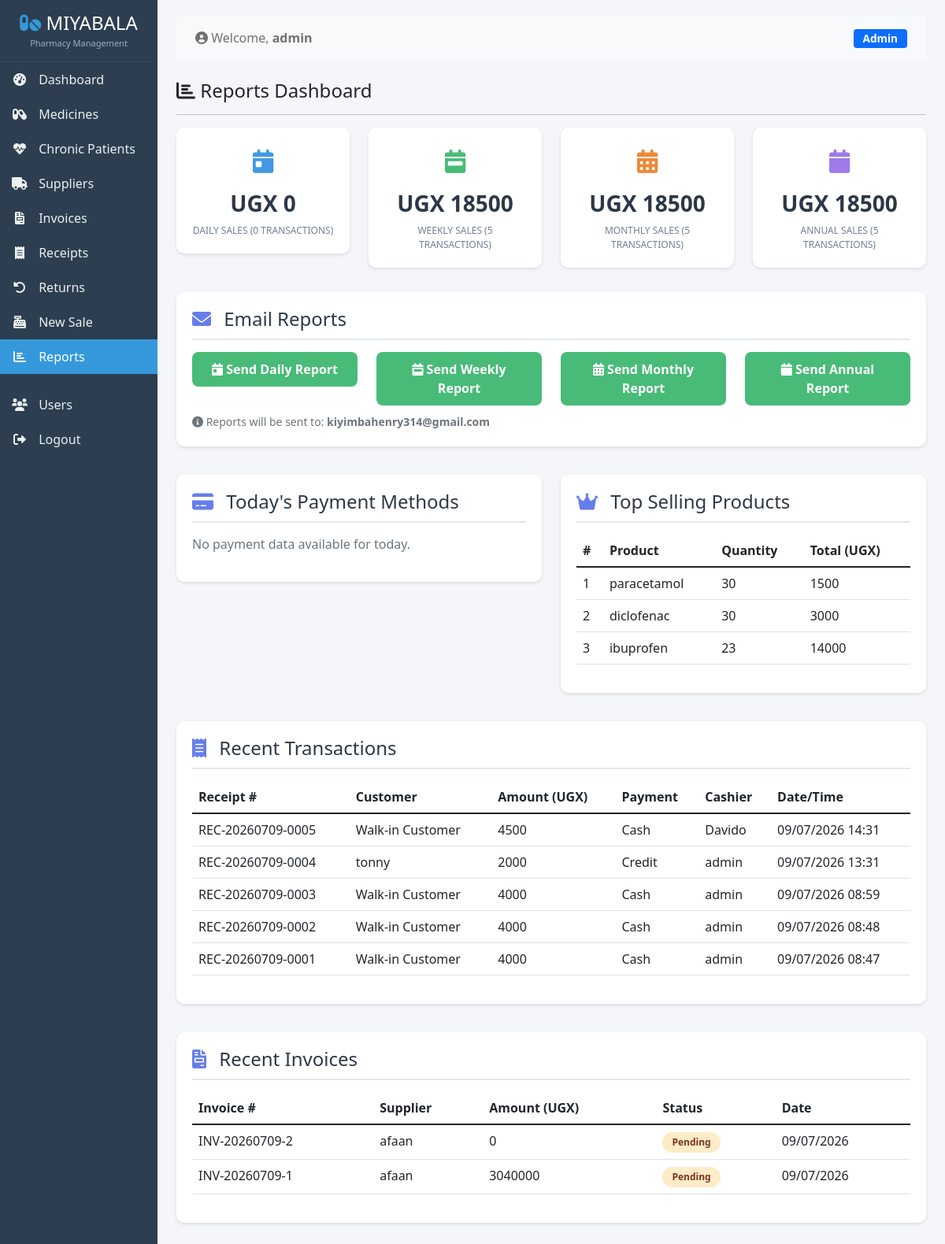
Page /reports/ (signed in) on the earlier database version.
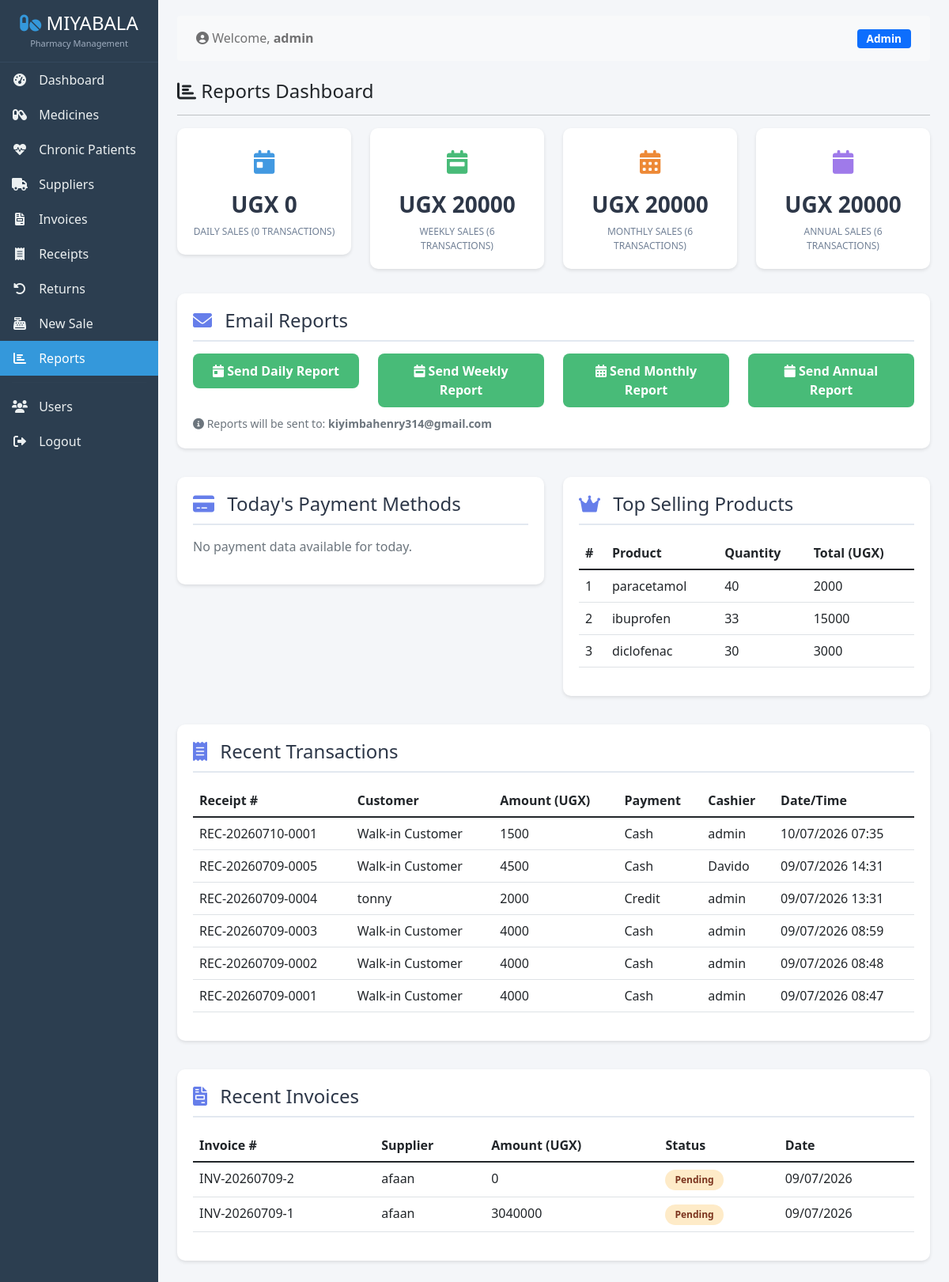
Same page on the later database version.
### stock/models.py (models this page shows, shortened)
class Receipt(models.Model):
    receipt_number = models.CharField(max_length=50, unique=True)
    sale = models.ForeignKey(Sale, on_delete=models.CASCADE, related_name='receipts', null=True, blank=True)
    customer_name = models.CharField(max_length=200, blank=True, null=True)
    customer_phone = models.CharField(max_length=20, blank=True, null=True)
    total_amount = models.DecimalField(max_digits=12, decimal_places=2, default=0)
    amount_paid = models.DecimalField(max_digits=12, decimal_places=2, default=0)
    change_due = models.DecimalField(max_digits=12, decimal_places=2, default=0)
    payment_method = models.CharField(max_length=50, default='cash')
    items = models.JSONField(default=list)  # Store items as JSON
    created_at = models.DateTimeField(auto_now_add=True)
    created_by = models.ForeignKey(User, on_delete=models.SET_NULL, null=True, related_name='receipts_created')
    is_printed = models.BooleanField(default=False)
    printed_at = models.DateTimeField(null=True, blank=True)
    class Meta:
        ordering = ['-created_at']
        indexes = [
            models.Index(fields=['receipt_number']),
            models.Index(fields=['created_at']),
        ]

class Invoice(models.Model):
    STATUS_CHOICES = [
        ('draft', 'Draft'),
        ('pending', 'Pending'),
        ('paid', 'Paid'),
        ('canceled', 'Canceled'),
    ]
    PAYMENT_MODE_CHOICES = [
        ('cash', 'Cash'),
        ('credit', 'Credit'),
    ]
    invoice_number = models.CharField(max_length=50, unique=True)
    supplier = models.ForeignKey(Supplier, on_delete=models.PROTECT, related_name='invoices')
    invoice_date = models.DateField()
    due_date = models.DateField(blank=True, null=True)
    total_amount = models.DecimalField(max_digits=12, decimal_places=2, default=0)
    total_items = models.PositiveIntegerField(default=0, help_text="Total number of items on this invoice")
    paid_amount = models.DecimalField(max_digits=12, decimal_places=2, default=0)
    status = models.CharField(max_length=20, choices=STATUS_CHOICES, default='pending')
    payment_mode = models.CharField(max_length=10, choices=PAYMENT_MODE_CHOICES, default='cash')
    notes = models.TextField(blank=True, null=True)
    created_at = models.DateTimeField(auto_now_add=True)
    updated_at = models.DateTimeField(auto_now=True)
    created_by = models.ForeignKey(User, on_delete=models.SET_NULL, null=True, related_name='invoices_created')
    class Meta:
        ordering = ['-invoice_date', 'created_at']

class Supplier(models.Model):
    name = models.CharField(max_length=200)
    contact_person = models.CharField(max_length=50, blank=True, null=True)
    email = models.EmailField(blank=True, null=True)
    phone = models.CharField(max_length=20, blank=True, null=True)
    address = models.TextField(blank=True, null=True)
    tax_id = models.CharField(max_length=50, blank=True, null=True)
    created_at = models.DateTimeField(auto_now_add=True)
    updated_at = models.DateTimeField(auto_now=True)
    created_by = models.ForeignKey(User, on_delete=models.SET_NULL, null=True, related_name='suppliers_created')
    class Meta:
        ordering = ["name"]

### stock/views.py (the view)
# urls.py: path('reports/', views.reports_dashboard, name='reports_dashboard'),
@login_required
def reports_dashboard(request):
    today = timezone.now().date()
    week_start = today - timedelta(days=today.weekday())
    month_start = today.replace(day=1)
    year_start = today.replace(month=1, day=1)
    daily_receipts = Receipt.objects.filter(created_at__date=today)
    daily_total = daily_receipts.aggregate(Sum('total_amount'))['total_amount__sum'] or 0
    daily_count = daily_receipts.count()
    weekly_receipts = Receipt.objects.filter(created_at__date__gte=week_start, created_at__date__lte=today)
    weekly_total = weekly_receipts.aggregate(Sum('total_amount'))['total_amount__sum'] or 0
    weekly_count = weekly_receipts.count()
    monthly_receipts = Receipt.objects.filter(created_at__date__gte=month_start, created_at__date__lte=today)
    monthly_total = monthly_receipts.aggregate(Sum('total_amount'))['total_amount__sum'] or 0
    monthly_count = monthly_receipts.count()
    annual_receipts = Receipt.objects.filter(created_at__date__gte=year_start, created_at__date__lte=today)
    annual_total = annual_receipts.aggregate(Sum('total_amount'))['total_amount__sum'] or 0
    annual_count = annual_receipts.count()
    recent_receipts = Receipt.objects.all().order_by('-created_at')[:20]
    recent_invoices = Invoice.objects.all().order_by('-created_at')[:10]
    payment_breakdown = daily_receipts.values('payment_method').annotate(
        total=Sum('total_amount'),
        count=Count('id')
    )
    top_drugs = []
    for receipt in Receipt.objects.all()[:100]:
        if receipt.items:
            for item in receipt.items:
                top_drugs.append({
                    'name': item.get('drug_name', 'Unknown'),
                    'quantity': item.get('quantity', 0),
                    'total': item.get('total', 0)
                })
    drug_summary = {}
    for drug in top_drugs:
        name = drug['name']
        if name in drug_summary:
            drug_summary[name]['quantity'] += drug['quantity']
            drug_summary[name]['total'] += drug['total']
        else:
            drug_summary[name] = {'quantity': drug['quantity'], 'total': drug['total']}
    top_selling = sorted(drug_summary.items(), key=lambda x: x[1]['quantity'], reverse=True)[:10]
    context = {
        'daily_total': daily_total,
        'daily_count': daily_count,
        'weekly_total': weekly_total,
        'weekly_count': weekly_count,
        'monthly_total': monthly_total,
        'monthly_count': monthly_count,
        'annual_total': annual_total,
        'annual_count': annual_count,
        'recent_receipts': recent_receipts,
        'recent_invoices': recent_invoices,
        'payment_breakdown': payment_breakdown,
        'top_selling': top_selling,
        'today': today,
        'week_start': week_start,
        'month_start': month_start,
        'year_start': year_start,
    }
    return render(request, 'stock/reports_dashboard.html', context)

### stock/templates/stock/reports_dashboard.html (shortened to what the changed rows need)
{% extends 'stock/base.html' %}
{% load static %}
{% block content %}
<div class="row">
    <div class="col-md-3">
        <div class="report-stat weekly">
            <div class="icon"><i class="fas fa-calendar-week"></i></div>
            <div class="number">UGX {{ weekly_total|floatformat:0 }}</div>
            <div class="label">Weekly Sales ({{ weekly_count }} transactions)</div>
        </div>
    </div>
    <div class="col-md-3">
        <div class="report-stat monthly">
            <div class="icon"><i class="fas fa-calendar-alt"></i></div>
            <div class="number">UGX {{ monthly_total|floatformat:0 }}</div>
            <div class="label">Monthly Sales ({{ monthly_count }} transactions)</div>
        </div>
    </div>
    <div class="col-md-3">
        <div class="report-stat annual">
            <div class="icon"><i class="fas fa-calendar"></i></div>
            <div class="number">UGX {{ annual_total|floatformat:0 }}</div>
            <div class="label">Annual Sales ({{ annual_count }} transactions)</div>
        </div>
    </div>
</div>
<div class="row mt-3">
    <div class="col-md-6">
        <div class="report-card">
            {% if top_selling %}
            <table class="table">
                <thead>
                    <tr>
                        <th>#</th>
                        <th>Product</th>
                        <th>Quantity</th>
                        <th>Total (UGX)</th>
                    </tr>
                </thead>
                <tbody>
                    {% for item in top_selling %}
                    <tr>
                        <td>{{ forloop.counter }}</td>
                        <td>{{ item.0 }}</td>
                        <td>{{ item.1.quantity }}</td>
                        <td>{{ item.1.total|floatformat:0 }}</td>
                    </tr>
                    {% endfor %}
                </tbody>
            </table>
            {% else %}
            <p class="text-muted">No sales data available.</p>
            {% endif %}
        </div>
    </div>
</div>
<div class="row mt-3">
    <div class="col-md-12">
        <div class="report-card">
            <div class="table-responsive">
                <table class="table">
                    <thead>
                        <tr>
                            <th>Receipt #</th>
                            <th>Customer</th>
                            <th>Amount (UGX)</th>
                            <th>Payment</th>
                            <th>Cashier</th>
                            <th>Date/Time</th>
                        </tr>
                    </thead>
                    <tbody>
                        {% for receipt in recent_receipts %}
                        <tr>
                            <td>{{ receipt.receipt_number }}</td>
                            <td>{{ receipt.customer_name|default:'Walk-in' }}</td>
                            <td>{{ receipt.total_amount|floatformat:0 }}</td>
                            <td>{{ receipt.payment_method|title }}</td>
                            <td>{{ receipt.created_by.username }}</td>
                            <td>{{ receipt.created_at|date:'d/m/Y H:i' }}</td>
                        </tr>
                        {% empty %}
                        <tr>
                            <td colspan="6" class="text-center text-muted">No recent transactions.</td>
                        </tr>
                        {% endfor %}
                    </tbody>
                </table>
            </div>
        </div>
    </div>
</div>
<div class="row mt-3">
    <div class="col-md-12">
        <div class="report-card">
            <div class="table-responsive">
                <table class="table">
                    <thead>
                        <tr>
                            <th>Invoice #</th>
                            <th>Supplier</th>
                            <th>Amount (UGX)</th>
                            <th>Status</th>
                            <th>Date</th>
                        </tr>
                    </thead>
                    <tbody>
                        {% for invoice in recent_invoices %}
                        <tr>
                            <td>{{ invoice.invoice_number }}</td>
                            <td>{{ invoice.supplier.name }}</td>
                            <td>{{ invoice.total_amount|floatformat:0 }}</td>
                            <td>
                                <span class="badge-status {{ invoice.status }}">
                                    {{ invoice.status|title }}
                                </span>
                            </td>
                            <td>{{ invoice.created_at|date:'d/m/Y' }}</td>
                        </tr>
                        {% empty %}
                        <tr>
                            <td colspan="5" class="text-center text-muted">No recent invoices.</td>
                        </tr>
                        {% endfor %}
                    </tbody>
                </table>
            </div>
        </div>
    </div>
</div>
{% endblock %}

Differences in the rows shown:
added Receipt: receipt_number "REC-20260710-0001", customer_name "Walk-in Customer", total_amount "1500", payment_method "Cash", created_by.username "admin", created_at "10/07/2026 07:35"
Other differences:
{{ weekly_total|floatformat:0 }}: "18500" → "20000"
{{ weekly_count }}: "5" → "6"
{{ monthly_total|floatformat:0 }}: "18500" → "20000"
{{ monthly_count }}: "5" → "6"
{{ annual_total|floatformat:0 }}: "18500" → "20000"
{{ annual_count }}: "5" → "6"
new list line: "1 paracetamol 40 2000"
new list line: "2 ibuprofen 33 15000"
list line gone: "1 paracetamol 30 1500"
list line gone: "3 ibuprofen 23 14000"
